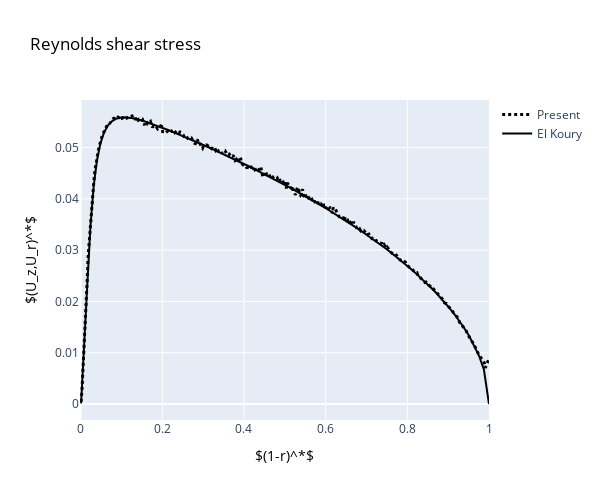

The cell this chart's notebook holds for it:
### Code cell
fig = go.Figure()
fig.add_trace(go.Scatter(x=df_avg.dist_norm, y=shear_stress_rms_smoothed, 
                         name='Present', line = dict(color='black', width=3,   dash='dot')))
fig.add_trace(go.Scatter(x=df.OneMin_rPlus, y=df.UzUrPlus, 
                         name='El Koury', line = dict(color='black')))

fig.update_layout(
    title = dict(text ="Reynolds shear stress", font =dict(color ='black')),
    xaxis_title = dict(text ='$(1-r)^*$', font= dict(color ='black')),
    yaxis_title =dict(text ='$(U_z,U_r)^*$', font= dict(color ='black')),
    #xaxis_type="log", 
    autosize=False,
    width=600,
    height=500)

fig.show()

### Figure 1 — Plotly figure (JSON) as saved in the notebook; plotly's stock layout.template omitted (floating-point values rounded to 4 significant figures; data arrays with more than 128 entries replaced by an {"elided": "..."} marker saying what was removed)
{"data": [{"line": {"color": "black", "dash": "dot", "width": 3}, "name": "Present", "type": "scatter", "x": {"elided": "346 float values"}, "y": {"elided": "346 float values"}}, {"line": {"color": "black"}, "name": "El Koury", "type": "scatter", "x": {"elided": "318 float values"}, "y": {"elided": "318 float values"}}], "layout": {"autosize": false, "height": 500, "title": {"font": {"color": "black"}, "text": "Reynolds shear stress"}, "width": 600, "xaxis": {"title": {"font": {"color": "black"}, "text": "$(1-r)^*$"}}, "yaxis": {"title": {"font": {"color": "black"}, "text": "$(U_z,U_r)^*$"}}}}
